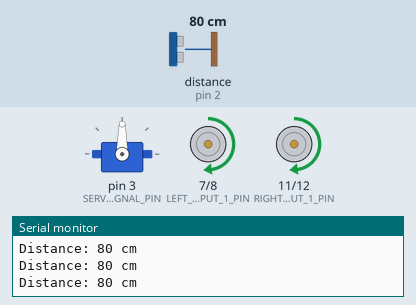
This sketch was run on a simulated Arduino Uno, built with avr-gcc and run on an emulated ATmega328P. Shown: servo, motor-driver pin pairs drawn as motors (green arrow = first pin HIGH = forward, orange = second pin HIGH = backward, longer = more drive, scaled by the enable pin), the last lines printed to the serial monitor. Wiring (inferred from the names in the program): ultrasonic range finder: trigger pin 4; echo pin 2. The test bench sets the inputs (shaded band); at power-on: distance to the obstacle (sensor on pin 2) 80 cm. The echo pulse lasts 58.3 µs per cm.

Above: at 1.9 s.
2.0 s: distance to the obstacle (sensor on pin 2) set to 24 cm
3.5 s: distance to the obstacle (sensor on pin 2) set to 19 cm
At 4.1 s:
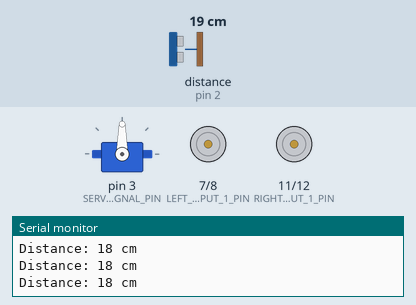
5.0 s: distance to the obstacle (sensor on pin 2) set to 35 cm
At 5.9 s:
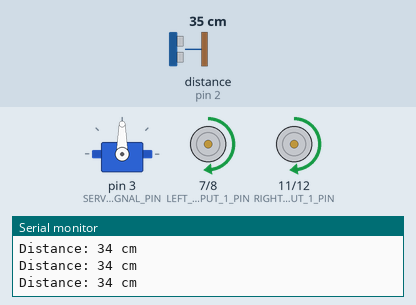
6.5 s: distance to the obstacle (sensor on pin 2) set to 4 cm
At 7.3 s:
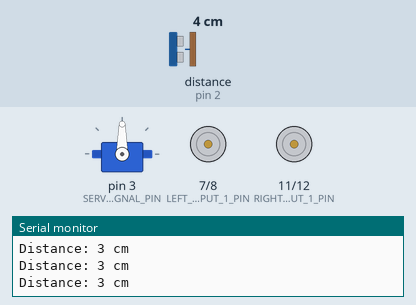
Timing chart, 0 to 9.0 s (numbered marks = the images above; inputs shaded):
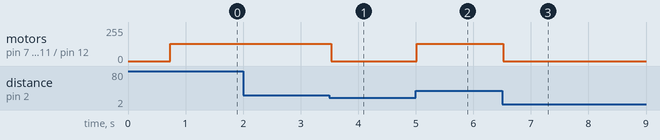

Measured:
- the behaviour switches between 22 and 21 cm on distance to the obstacle (sensor on pin 2) (found by bisection; images 0 and 1)
- after the input at 3.5 s, motor on pin 7 (LEFT_INPUT_1_PIN) / pin 8 (LEFT_INPUT_2_PIN), motor on pin 11 (RIGHT_INPUT_1_PIN) / pin 12 (RIGHT_INPUT_2_PIN): forward 130/255 → stopped at once
- after the input at 5.0 s, motor on pin 7 (LEFT_INPUT_1_PIN) / pin 8 (LEFT_INPUT_2_PIN), motor on pin 11 (RIGHT_INPUT_1_PIN) / pin 12 (RIGHT_INPUT_2_PIN): stopped → forward 130/255 at once
- after the input at 6.5 s, motor on pin 7 (LEFT_INPUT_1_PIN) / pin 8 (LEFT_INPUT_2_PIN), motor on pin 11 (RIGHT_INPUT_1_PIN) / pin 12 (RIGHT_INPUT_2_PIN): forward 130/255 → stopped at once

The sketch:

Day03_Instructor.ino
```cpp
/*
  FutureMinds Robotics — Day 3 Instructor Solution
  A safe automatic collision preventer using an HC-SR04.

  Test with wheels raised before every floor demonstration.
*/

#include <Servo.h>

const int CRUISE_SPEED = 130;
const int STOP_DISTANCE_CM = 20;
const unsigned long READING_PAUSE_MS = 60;

void setup() {
  Serial.begin(9600);
  robotBegin();
  lookForward();

  Serial.println("Day 3 collision preventer ready.");
  Serial.println("Keep the wheels raised for the first test.");
}

void loop() {
  int distanceCm = readDistanceCm();

  Serial.print("Distance: ");
  if (distanceCm == 0) {
    Serial.println("INVALID - STOP");
  } else {
    Serial.print(distanceCm);
    Serial.println(" cm");
  }

  bool shouldStop = distanceCm == 0 || distanceCm <= STOP_DISTANCE_CM;

  if (shouldStop) {
    stopRobot();
  } else {
    moveForward(CRUISE_SPEED);
  }

  delay(READING_PAUSE_MS);
}
```

RobotHelpers.ino
```cpp
/*
  INSTRUCTOR-CONTROLLED TAB
  Standard FutureMinds Uno, L298N, HC-SR04, and servo implementation.
*/

const int LEFT_ENABLE_PIN = 5;
const int LEFT_INPUT_1_PIN = 7;
const int LEFT_INPUT_2_PIN = 8;
const int RIGHT_ENABLE_PIN = 6;
const int RIGHT_INPUT_1_PIN = 11;
const int RIGHT_INPUT_2_PIN = 12;

const int ULTRASONIC_TRIGGER_PIN = 4;
const int ULTRASONIC_ECHO_PIN = 2;
const int SERVO_SIGNAL_PIN = 3;

const int SERVO_LEFT_DEGREES = 150;
const int SERVO_FORWARD_DEGREES = 90;
const int SERVO_RIGHT_DEGREES = 30;
const unsigned long ECHO_TIMEOUT_US = 25000UL;
const unsigned long SERVO_SETTLE_MS = 350;

Servo sensorServo;

void robotBegin() {
  pinMode(LEFT_ENABLE_PIN, OUTPUT);
  pinMode(LEFT_INPUT_1_PIN, OUTPUT);
  pinMode(LEFT_INPUT_2_PIN, OUTPUT);
  pinMode(RIGHT_ENABLE_PIN, OUTPUT);
  pinMode(RIGHT_INPUT_1_PIN, OUTPUT);
  pinMode(RIGHT_INPUT_2_PIN, OUTPUT);
  pinMode(ULTRASONIC_TRIGGER_PIN, OUTPUT);
  pinMode(ULTRASONIC_ECHO_PIN, INPUT);
  digitalWrite(ULTRASONIC_TRIGGER_PIN, LOW);

  stopRobot();
  sensorServo.attach(SERVO_SIGNAL_PIN);
  sensorServo.write(SERVO_FORWARD_DEGREES);
  delay(SERVO_SETTLE_MS);
}

// Each side function controls the two motors wired together on that side.
void setLeftSide(int speed, bool forward) {
  speed = constrain(speed, 0, 255);
  digitalWrite(LEFT_INPUT_1_PIN, forward ? HIGH : LOW);
  digitalWrite(LEFT_INPUT_2_PIN, forward ? LOW : HIGH);
  analogWrite(LEFT_ENABLE_PIN, speed);
}

void setRightSide(int speed, bool forward) {
  speed = constrain(speed, 0, 255);
  digitalWrite(RIGHT_INPUT_1_PIN, forward ? HIGH : LOW);
  digitalWrite(RIGHT_INPUT_2_PIN, forward ? LOW : HIGH);
  analogWrite(RIGHT_ENABLE_PIN, speed);
}

void moveForward(int speed) {
  setLeftSide(speed, true);
  setRightSide(speed, true);
}

void moveBackward(int speed) {
  setLeftSide(speed, false);
  setRightSide(speed, false);
}

void turnLeft(int speed) {
  setLeftSide(speed, false);
  setRightSide(speed, true);
}

void turnRight(int speed) {
  setLeftSide(speed, true);
  setRightSide(speed, false);
}

void stopRobot() {
  analogWrite(LEFT_ENABLE_PIN, 0);
  analogWrite(RIGHT_ENABLE_PIN, 0);
  digitalWrite(LEFT_INPUT_1_PIN, LOW);
  digitalWrite(LEFT_INPUT_2_PIN, LOW);
  digitalWrite(RIGHT_INPUT_1_PIN, LOW);
  digitalWrite(RIGHT_INPUT_2_PIN, LOW);
}

void lookLeft() {
  sensorServo.write(SERVO_LEFT_DEGREES);
  delay(SERVO_SETTLE_MS);
}

void lookForward() {
  sensorServo.write(SERVO_FORWARD_DEGREES);
  delay(SERVO_SETTLE_MS);
}

void lookRight() {
  sensorServo.write(SERVO_RIGHT_DEGREES);
  delay(SERVO_SETTLE_MS);
}

int readDistanceCm() {
  digitalWrite(ULTRASONIC_TRIGGER_PIN, LOW);
  delayMicroseconds(2);
  digitalWrite(ULTRASONIC_TRIGGER_PIN, HIGH);
  delayMicroseconds(10);
  digitalWrite(ULTRASONIC_TRIGGER_PIN, LOW);

  unsigned long echoTimeUs = pulseIn(
    ULTRASONIC_ECHO_PIN,
    HIGH,
    ECHO_TIMEOUT_US
  );

  if (echoTimeUs == 0) {
    return 0;
  }

  int distanceCm = echoTimeUs / 58UL;
  if (distanceCm < 2 || distanceCm > 300) {
    return 0;
  }

  return distanceCm;
}
```
